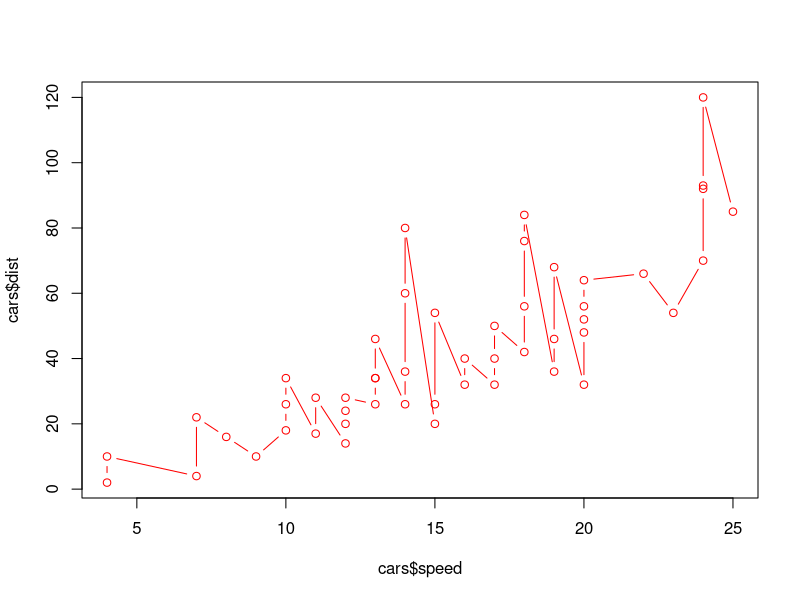
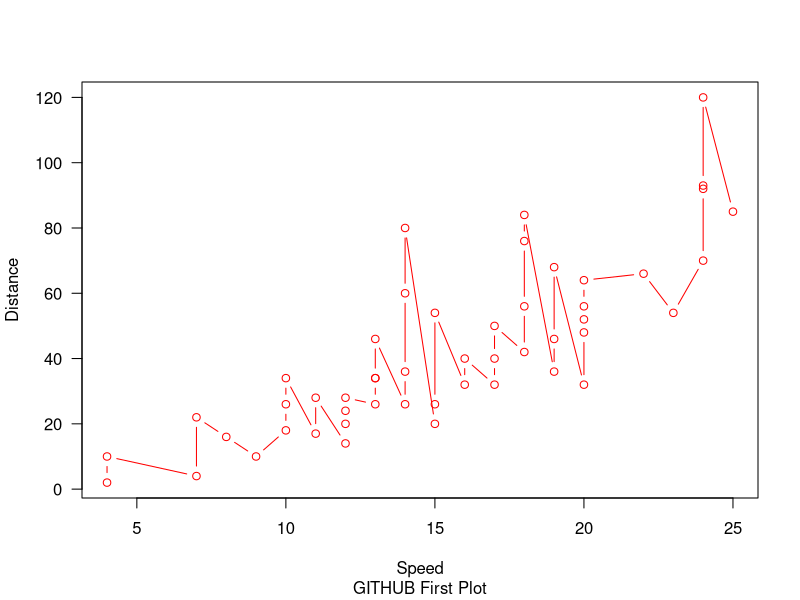

Source code (R) for these figures, in order:
summary(cars)
plot(cars$speed, cars$dist, col = "red", type = "b")
# PLease add xlab, ylab and title
plot(cars$speed, cars$dist, col = "red", type = "b", sub = "GITHUB First Plot", xlab = "Speed", ylab = "Distance", las=1)
